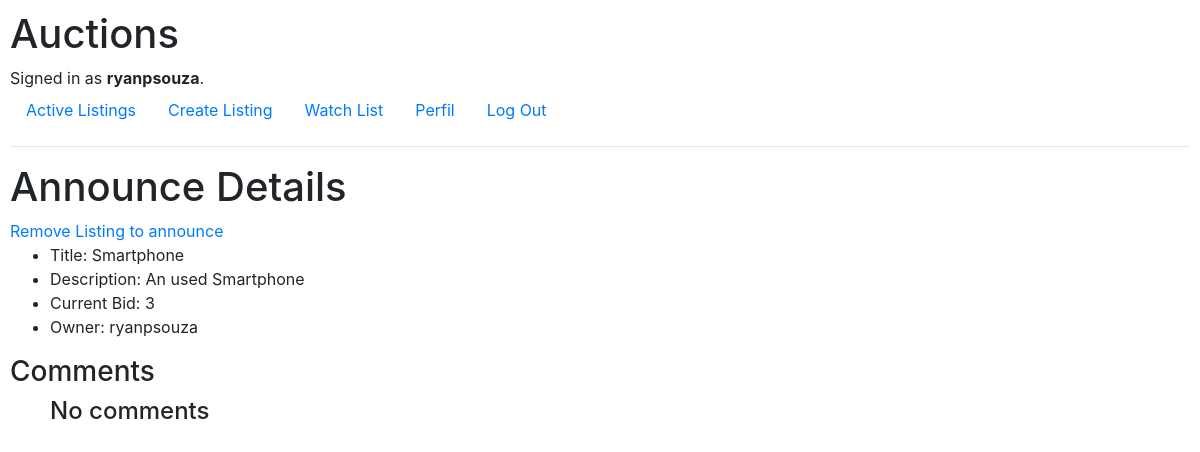
/listing/active/1 (signed in), run on an earlier commit of the app's database.
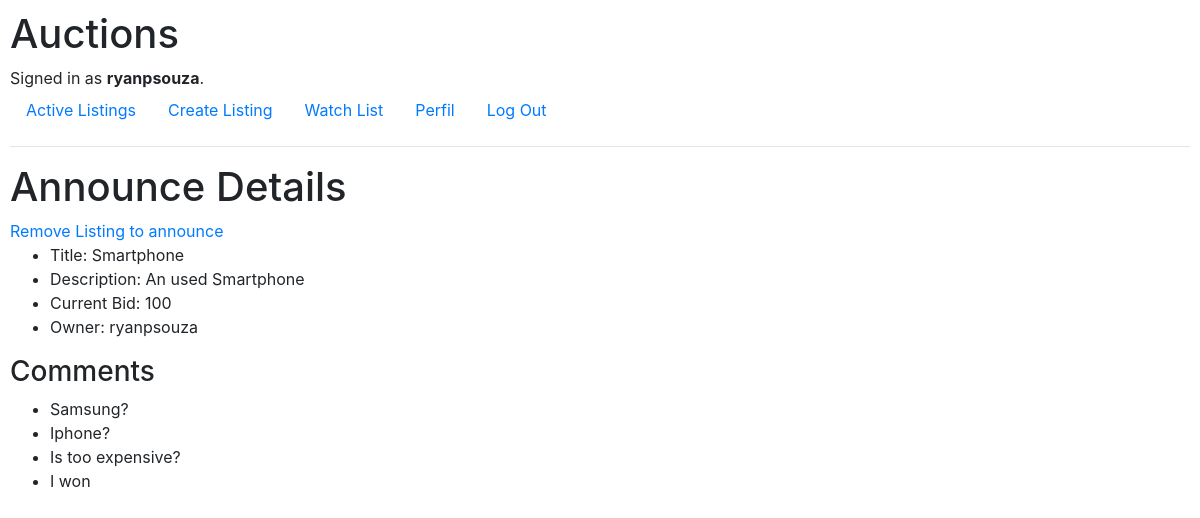
And on a later commit of the database.
### auctions/models.py (models this page shows)
class Comment(models.Model):
    message = models.TextField()
    user = models.ForeignKey(User, on_delete=models.CASCADE, related_name="comments")
    listing = models.ForeignKey(Listing, on_delete=models.CASCADE, related_name="comments")

### auctions/views.py (the view)
# urls.py: path("listing/active/<int:listing_id>", views.get_listing_active, name="get_listing_active"),
@login_required()
def get_listing_active(request, listing_id):
    listing = Listing.objects.get(pk=listing_id)
    return render(request, "auctions/announce-details.html", get_context_listing(listing))

### auctions/views.py (called while the page is built)
def get_context_listing(listing, extra_content=None):
    context = {
        "listing" : listing,
        "current_bid": listing.bids.aggregate(Max("value"))["value__max"],
        "comments" : listing.comments.all(),
    }
    if extra_content:
        context.update(extra_content)
    return context

### auctions/templates/auctions/announce-details.html (shortened to what this page needs)
{% extends 'auctions/layout.html' %}
{% block body %}
<h1>Announce Details</h1>
    {% if listing.owner_user != request.user %}
        {% if listing in request.user.watch_list.all %}
            <a href="{% url 'remove_watchlist' listing.id %}">Remove from your Watch List</a>
        {% else %}
            <a href="{% url 'add_watchlist' listing.id %}">Add to your Watch List</a>
        {% endif %}
    {% else %}
        <a href="{% url 'remove_listing' listing.id %}">Remove Listing to announce</a>
    {% endif %}
    <ul>
        <li>Title: {{ listing.title }}</li>
        <li>Description: {{ listing.description }}</li>
        {% if current_bid %}
            <li>Current Bid: {{ current_bid }}</li>
        {% else %}
            <li>Initial Bid: {{ listing.initial_bid }}</li>
        {% endif %}
        <li>Owner: {{ listing.owner_user }}</li>
    </ul>
    <h3>Comments</h3>
    <ul>
        {% for comment in comments %}
            <li>{{ comment.message }}</li>
        {% empty %}
            <h4>No comments</h4>
        {% endfor %}
    </ul>
{% endblock %}

What changed in the data, as far as the page shows it:
added Comment: message "Samsung?"
added Comment: message "Iphone?"
added Comment: message "Is too expensive?"
added Comment: message "I won"
Also different on the page:
{{ current_bid }}: "3" → "100"
text no longer shown: "No comments"
